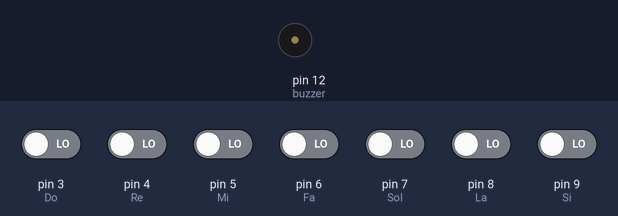
A sketch run on a simulated Arduino Uno, built with avr-gcc and run on an emulated ATmega328P. Parts: buzzer (waves = sounding). Inputs (shaded band) come from the test bench; at power-on: pin 3 (Do), pin 4 (Re), pin 5 (Mi), pin 6 (Fa), pin 7 (Sol), pin 8 (La), pin 9 (Si) LOW.

Above: at 1.2 s.
1.3 s: pin 3 (Do) driven HIGH
At 2.3 s:
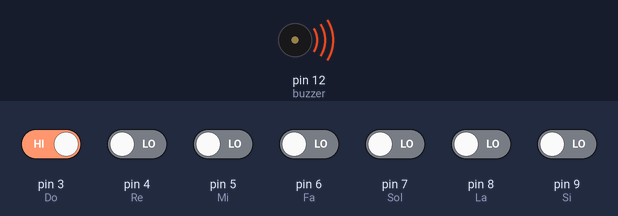
Timing chart, 0 to 4.3 s (numbered marks = the images above; inputs shaded):
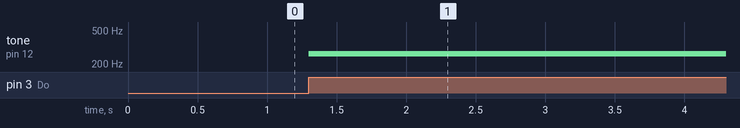

The sketch:

piano_bot_es.ino
```cpp
int Do = 3;
int Re = 4;
int Mi = 5;
int Fa = 6;
int Sol = 7;
int La = 8;
int Si = 9;

int buzzer = 12;

void setup() {
  pinMode(Do,INPUT);
  pinMode(Re,INPUT);
  pinMode(Mi,INPUT);
  pinMode(Fa,INPUT);
  pinMode(Sol,INPUT);
  pinMode(La,INPUT);
  pinMode(Si,INPUT);
  pinMode(buzzer,OUTPUT);
}

void loop() {
int b1= digitalRead(Do);
int b2= digitalRead(Re);
int b3= digitalRead(Mi);
int b4= digitalRead(Fa);
int b5= digitalRead(Sol);
int b6= digitalRead(La);
int b7= digitalRead(Si);
  if(b1 == 1){
  tone(buzzer,262,200);
}
  if(b2 == 1){
  tone(buzzer, 292,200);
}
  if(b3 == 1){
  tone(buzzer,330,200);
}
  if(b4 == 1){
  tone(buzzer,349,200);
}
  if(b5 == 1){
  tone(buzzer,392,200);
}
  if(b6 == 1){
  tone(buzzer,440,200);
}
  if(b7 == 1){
  tone(buzzer,494,200);
}
  delay(100);
}
```

Measured:
- after the input at 1.3 s, tone on pin 12 (buzzer): silent → 262 Hz at once
